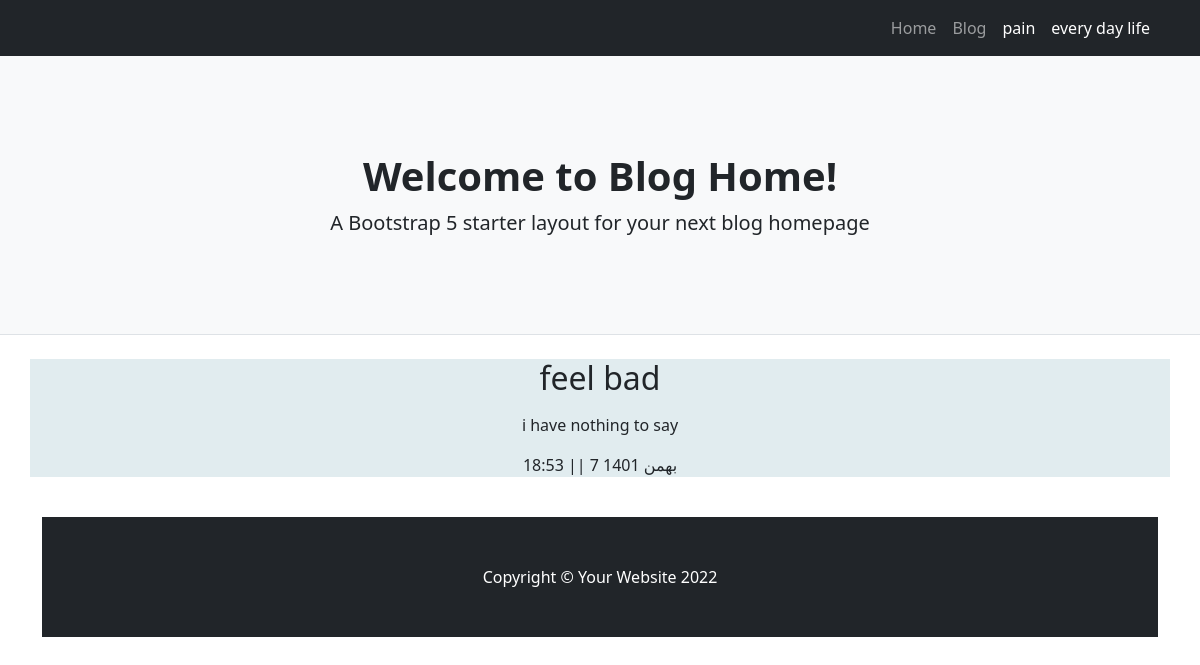
Page /post/feel-bad on the committed database.
### blog/models.py (models this page shows, shortened)
class Category(models.Model):
    parent = models.ForeignKey("self",default=None,null=True,blank=True,on_delete=models.SET_NULL,related_name='children')
    title = models.CharField(max_length=200)
    slug = models.SlugField(max_length=100,unique=True)
    status = models.BooleanField(default=True,verbose_name="show")
    position = models.IntegerField(verbose_name="order")
    class Meta:
        ordering = ['parent__id','position']
    objects = CategorytManager()

class Article(models.Model):
    STATUS_CHOICES=(
        ('d','draft'),
        ("p",'publish')
    )
    author = models.ForeignKey(User,on_delete=models.SET_NULL,null=True,related_name="posts_of_author")# اختصاص دادن یک نویسدنده برای پست
    title = models.CharField(max_length=200)
    slug = models.SlugField(max_length=100,unique=True)
    category = models.ManyToManyField(Category,related_name="post_of_category")
    descriptions = models.TextField()
    publish= models.DateTimeField(default=timezone.now)
    created = models.DateTimeField(auto_now_add=True)
    updated = models.DateTimeField(auto_now=True)
    status = models.CharField(max_length=1,choices=STATUS_CHOICES)
    class Meta:
        ordering = ["-publish"]
    def jalali_get_publish(self):
         return jalali_converter(self.publish)
    jalali_get_publish.short_description = "date published"
    def category_to_str(self):
        return ", ".join([category.title for category in self.category.active()])
    category_to_str.short_description = "category"  # این اطلاعات را با چه تایتلی در پنل ادمین نشان دهد
    objects = PostManager()

### blog/views.py (the view)
# urls.py: path('post/<slug:slug>',Details.as_view(),name="Details"),
class Details(DetailView):
    def get_object(self):
        slug = self.kwargs.get("slug")
        return get_object_or_404(Article.objects.published(),slug=slug)

### blog/models.py (called while the page is built)
    def published(self):
        return self.filter(status="p")

    def active(self):
        return self.filter(status=True)

### blog/templatetags/base_tag.py (called while the page is built)
@register.inclusion_tag("blog/partial/navbar_tag.html")
def category_navbar():
    return {"category":Category.objects.filter(status = True)}

### extensions/jalali.py (called while the page is built)
    def persian_tuple(self):
        return self.persian_year, self.persian_month, self.persian_day

### extensions/utils.py (called while the page is built)
def jalali_converter(date):
    date_to_str = "{},{},{}".format(date.year,date.month,date.day)
    date_to_tuple = jalali.Gregorian(date_to_str).persian_tuple()
    date_to_list = list(date_to_tuple)
    for index , month in enumerate(ir_month):
        if date_to_list[1] == index+1:
            date_to_list[1]= month
            break
    output = f" ||  {date_to_list[2]} {date_to_list[1]} {date_to_list[0]}"
    output2 = f"    {date.hour}:{date.minute} "
    retu = [output,output2]
    return retu[1] + retu[0]

### templates/blog/article_detail.html (shortened to what this page needs)
{%extends 'blog/base.html'%}
{%block main%}
      <center>
              <div class="container"  id="cont" width="200">
                <h2>{{object.title}}</h2>
                <p>{{object.descriptions|striptags | linebreaks}}</p>
                <p>{{object.jalali_get_publish}}</p>
              </div>
                <br>
      </center>
{%endblock%}

### templates/blog/partial/navbar_tag.html (shortened to what this page needs)
<div class="collapse navbar-collapse" id="navbarSupportedContent">
    <ul class="navbar-nav ms-auto mb-2 mb-lg-0">
        <li class="nav-item"><a class="nav-link" href="{%url 'blog:home'%}">Home</a></li>
        <li class="nav-item"><a class="nav-link" aria-current="page" href="{%url "blog:home"%}">Blog</a></li>
        {%for cat in category%}
            {%if cat.parent == None%}
                <li class="nav-item">
                    <a class="nav-link active" aria-current="page" href="{%url "blog:category" cat.slug %}">{{cat.title}}</a>
                </li>
            {%endif%}
        {%endfor%}
    </ul>
</div>

### templates/blog/article_detail.html (style rules this page uses)
#cont { background-color: #e1ecef; }

### rows in the picture
Category: title "pain"
Category: title "every day life"
Article: title "feel bad", descriptions "i have nothing to say", jalali_get_publish "18:53 || 7 بهمن 1401"
